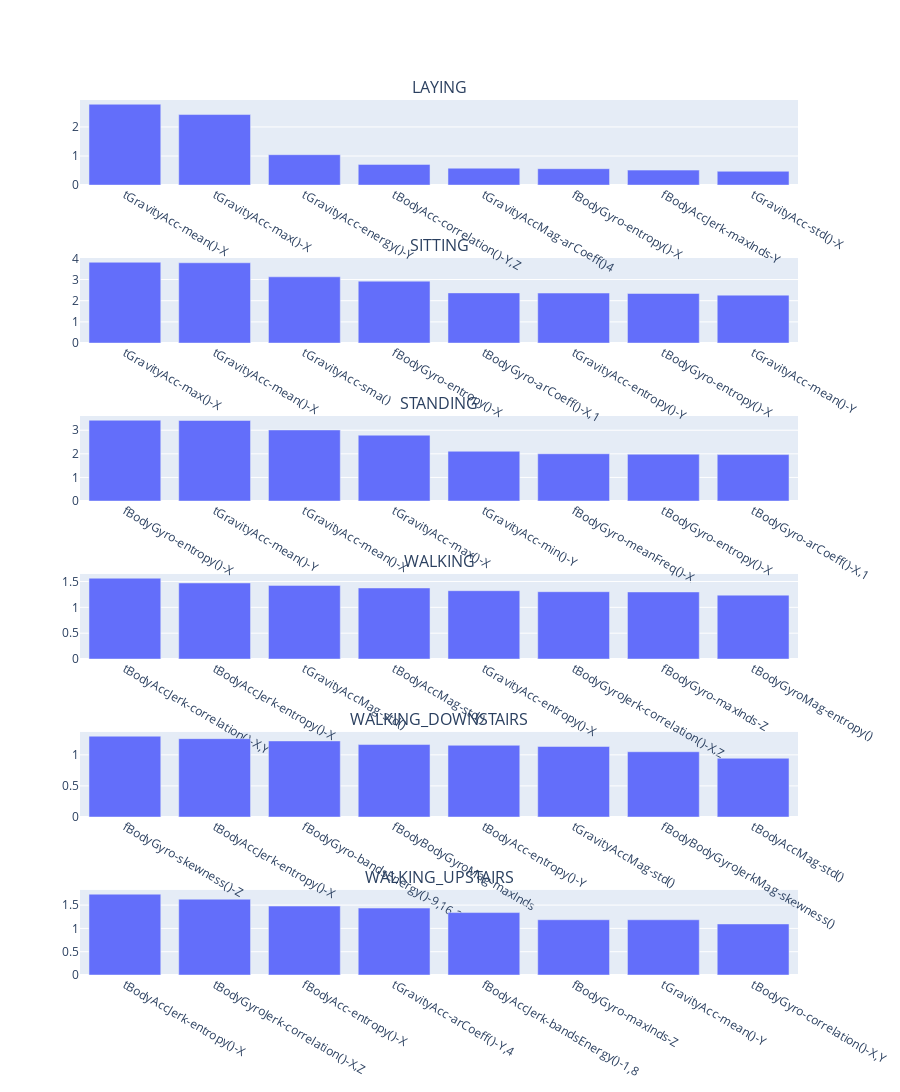

The notebook cell saved with this chart:
### Code cell
plot_most_important_features(feature_importance)

### Figure 1 — Plotly figure (JSON) as saved in the notebook; plotly's stock layout.template omitted (floating-point values rounded to 4 significant figures)
{"data": [{"alignmentgroup": "True", "hovertemplate": "Feature=%{x}<br>Importance=%{y}<extra></extra>", "legendgroup": "", "marker": {"color": "#636efa"}, "name": "", "offsetgroup": "", "orientation": "v", "showlegend": false, "textposition": "auto", "type": "bar", "x": ["tGravityAcc-mean()-X", "tGravityAcc-max()-X", "tGravityAcc-energy()-Y", "tBodyAcc-correlation()-Y,Z", "tGravityAccMag-arCoeff()4", "fBodyGyro-entropy()-X", "fBodyAccJerk-maxInds-Y", "tGravityAcc-std()-X"], "xaxis": "x", "y": [2.782, 2.428, 1.046, 0.7116, 0.5807, 0.5635, 0.5145, 0.4747], "yaxis": "y"}, {"alignmentgroup": "True", "hovertemplate": "Feature=%{x}<br>Importance=%{y}<extra></extra>", "legendgroup": "", "marker": {"color": "#636efa"}, "name": "", "offsetgroup": "", "orientation": "v", "showlegend": false, "textposition": "auto", "type": "bar", "x": ["tGravityAcc-max()-X", "tGravityAcc-mean()-X", "tGravityAcc-sma()", "fBodyGyro-entropy()-X", "tBodyGyro-arCoeff()-X,1", "tGravityAcc-entropy()-Y", "tBodyGyro-entropy()-X", "tGravityAcc-mean()-Y"], "xaxis": "x2", "y": [3.815, 3.791, 3.128, 2.923, 2.369, 2.361, 2.341, 2.263], "yaxis": "y2"}, {"alignmentgroup": "True", "hovertemplate": "Feature=%{x}<br>Importance=%{y}<extra></extra>", "legendgroup": "", "marker": {"color": "#636efa"}, "name": "", "offsetgroup": "", "orientation": "v", "showlegend": false, "textposition": "auto", "type": "bar", "x": ["fBodyGyro-entropy()-X", "tGravityAcc-mean()-Y", "tGravityAcc-mean()-X", "tGravityAcc-max()-X", "tGravityAcc-min()-Y", "fBodyGyro-meanFreq()-X", "tBodyGyro-entropy()-X", "tBodyGyro-arCoeff()-X,1"], "xaxis": "x3", "y": [3.424, 3.413, 3.012, 2.789, 2.109, 2.003, 1.984, 1.968], "yaxis": "y3"}, {"alignmentgroup": "True", "hovertemplate": "Feature=%{x}<br>Importance=%{y}<extra></extra>", "legendgroup": "", "marker": {"color": "#636efa"}, "name": "", "offsetgroup": "", "orientation": "v", "showlegend": false, "textposition": "auto", "type": "bar", "x": ["tBodyAccJerk-correlation()-X,Y", "tBodyAccJerk-entropy()-X", "tGravityAccMag-std()", "tBodyAccMag-std()", "tGravityAcc-entropy()-X", "tBodyGyroJerk-correlation()-X,Z", "fBodyGyro-maxInds-Z", "tBodyGyroMag-entropy()"], "xaxis": "x4", "y": [1.563, 1.471, 1.425, 1.375, 1.322, 1.303, 1.298, 1.236], "yaxis": "y4"}, {"alignmentgroup": "True", "hovertemplate": "Feature=%{x}<br>Importance=%{y}<extra></extra>", "legendgroup": "", "marker": {"color": "#636efa"}, "name": "", "offsetgroup": "", "orientation": "v", "showlegend": false, "textposition": "auto", "type": "bar", "x": ["fBodyGyro-skewness()-Z", "tBodyAccJerk-entropy()-X", "fBodyGyro-bandsEnergy()-9,16.2", "fBodyBodyGyroMag-maxInds", "tBodyAcc-entropy()-Y", "tGravityAccMag-std()", "fBodyBodyGyroJerkMag-skewness()", "tBodyAccMag-std()"], "xaxis": "x5", "y": [1.3, 1.261, 1.224, 1.166, 1.154, 1.135, 1.05, 0.9454], "yaxis": "y5"}, {"alignmentgroup": "True", "hovertemplate": "Feature=%{x}<br>Importance=%{y}<extra></extra>", "legendgroup": "", "marker": {"color": "#636efa"}, "name": "", "offsetgroup": "", "orientation": "v", "showlegend": false, "textposition": "auto", "type": "bar", "x": ["tBodyAccJerk-entropy()-X", "tBodyGyroJerk-correlation()-X,Z", "fBodyAcc-entropy()-X", "tGravityAcc-arCoeff()-Y,4", "fBodyAccJerk-bandsEnergy()-1,8", "fBodyGyro-maxInds-Z", "tGravityAcc-mean()-Y", "tBodyGyro-correlation()-X,Y"], "xaxis": "x6", "y": [1.734, 1.626, 1.479, 1.436, 1.34, 1.186, 1.185, 1.096], "yaxis": "y6"}], "layout": {"annotations": [{"font": {"size": 16}, "showarrow": false, "text": "LAYING", "x": 0.5, "xanchor": "center", "xref": "paper", "y": 1.0, "yanchor": "bottom", "yref": "paper"}, {"font": {"size": 16}, "showarrow": false, "text": "SITTING", "x": 0.5, "xanchor": "center", "xref": "paper", "y": 0.8194, "yanchor": "bottom", "yref": "paper"}, {"font": {"size": 16}, "showarrow": false, "text": "STANDING", "x": 0.5, "xanchor": "center", "xref": "paper", "y": 0.6389, "yanchor": "bottom", "yref": "paper"}, {"font": {"size": 16}, "showarrow": false, "text": "WALKING", "x": 0.5, "xanchor": "center", "xref": "paper", "y": 0.4583, "yanchor": "bottom", "yref": "paper"}, {"font": {"size": 16}, "showarrow": false, "text": "WALKING_DOWNSTAIRS", "x": 0.5, "xanchor": "center", "xref": "paper", "y": 0.2778, "yanchor": "bottom", "yref": "paper"}, {"font": {"size": 16}, "showarrow": false, "text": "WALKING_UPSTAIRS", "x": 0.5, "xanchor": "center", "xref": "paper", "y": 0.09722, "yanchor": "bottom", "yref": "paper"}], "height": 2100, "width": 900, "xaxis": {"anchor": "y", "domain": [0, 1]}, "xaxis2": {"anchor": "y2", "domain": [0, 1]}, "xaxis3": {"anchor": "y3", "domain": [0, 1]}, "xaxis4": {"anchor": "y4", "domain": [0, 1]}, "xaxis5": {"anchor": "y5", "domain": [0, 1]}, "xaxis6": {"anchor": "y6", "domain": [0, 1]}, "yaxis": {"anchor": "x", "domain": [0.9028, 1.0]}, "yaxis2": {"anchor": "x2", "domain": [0.7222, 0.8194]}, "yaxis3": {"anchor": "x3", "domain": [0.5417, 0.6389]}, "yaxis4": {"anchor": "x4", "domain": [0.3611, 0.4583]}, "yaxis5": {"anchor": "x5", "domain": [0.1806, 0.2778]}, "yaxis6": {"anchor": "x6", "domain": [0, 0.09722]}}}
